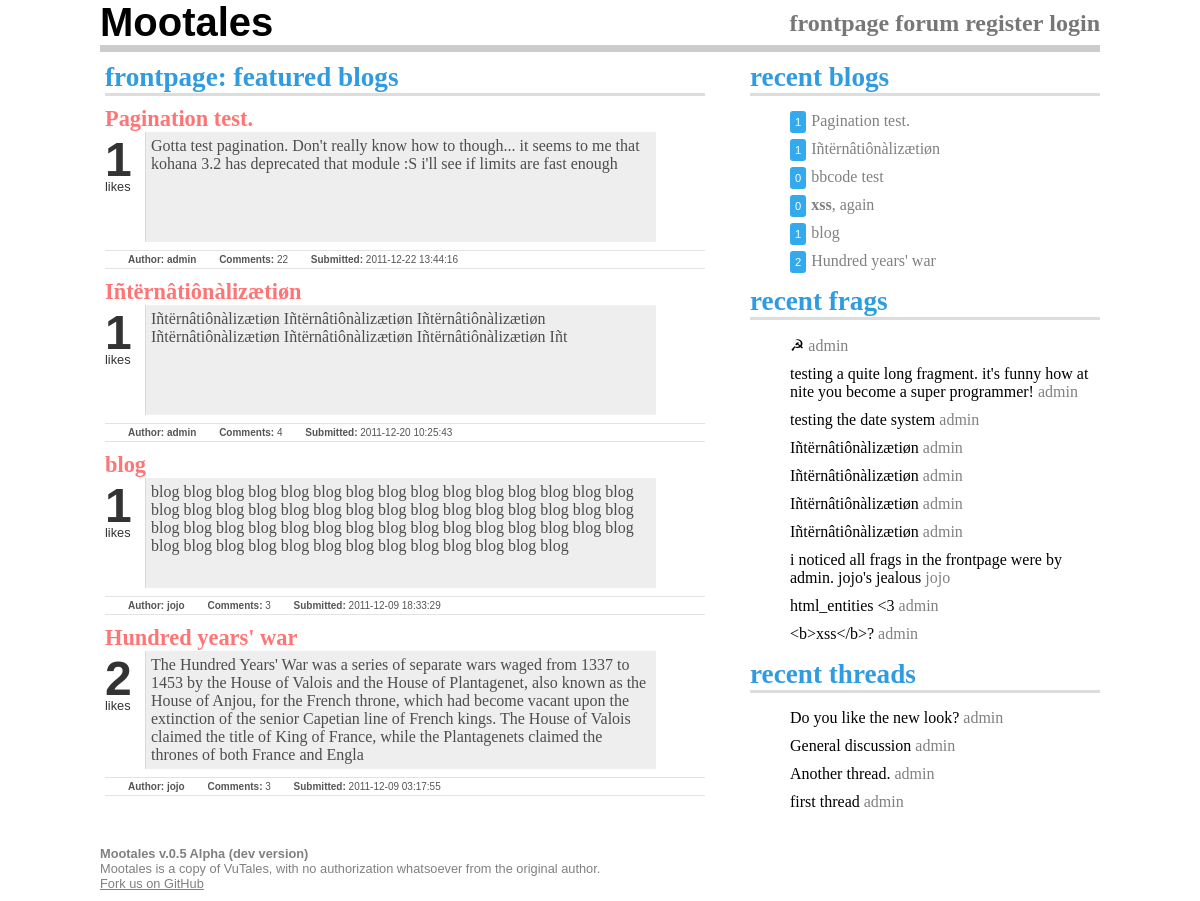
Before: / with the older database file.
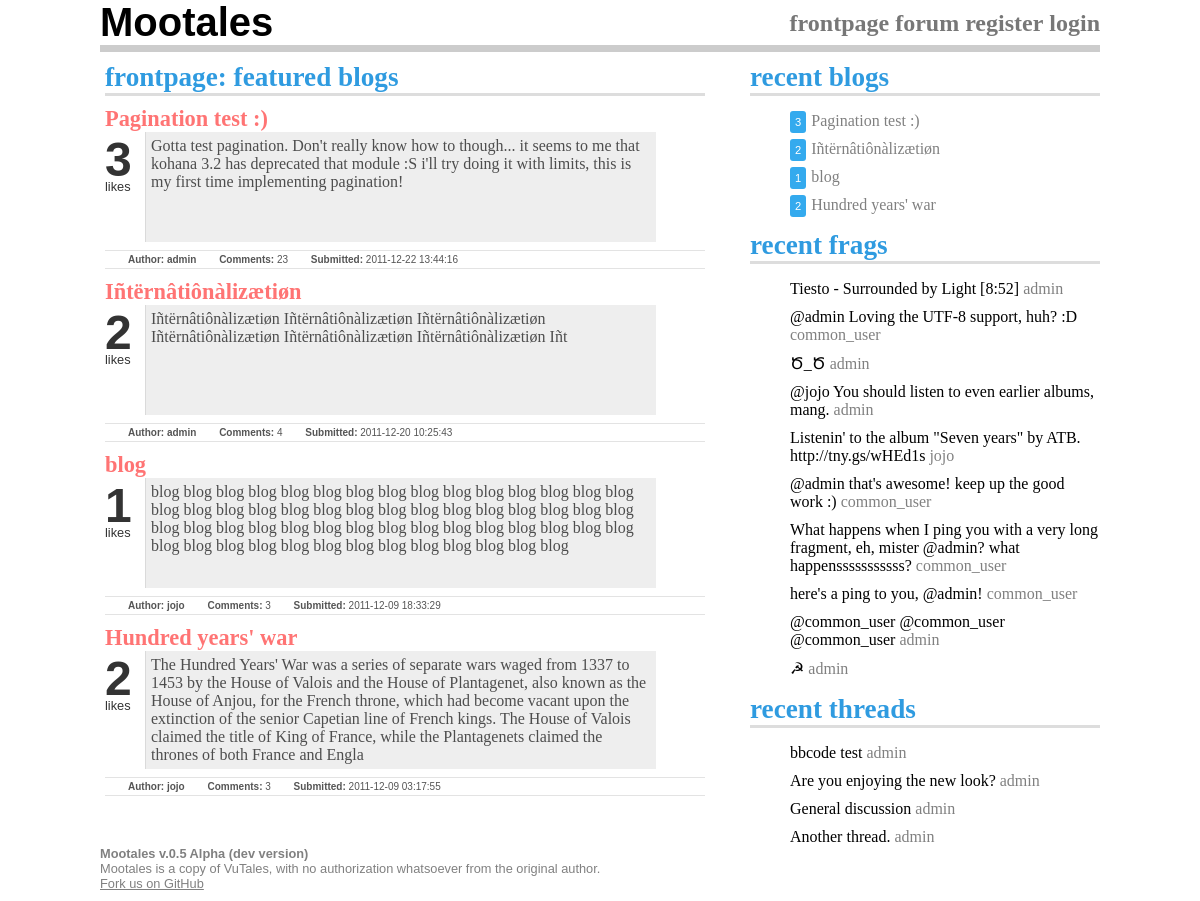
After: the same page with the newer database file.
### tables this page shows
CREATE TABLE IF NOT EXISTS `blogs` (
  `id` int(11) NOT NULL AUTO_INCREMENT,
  `title` varchar(140) NOT NULL,
  `content` text NOT NULL,
  `tags` varchar(200) NOT NULL,
  `author_id` int(11) NOT NULL,
  `time_posted` datetime NOT NULL,
  `amount_votes` int(11) NOT NULL DEFAULT '0',
  `amount_comments` int(11) NOT NULL DEFAULT '0',
  PRIMARY KEY (`id`)
);

CREATE TABLE IF NOT EXISTS `fragments` (
  `id` int(11) NOT NULL AUTO_INCREMENT,
  `content` varchar(300) NOT NULL,
  `author_id` int(11) NOT NULL,
  `when` datetime NOT NULL,
  PRIMARY KEY (`id`)
);

CREATE TABLE IF NOT EXISTS `forum_threads` (
  `id` int(11) NOT NULL AUTO_INCREMENT,
  `author_id` int(11) NOT NULL,
  `category_id` int(11) NOT NULL,
  `title` varchar(200) NOT NULL,
  `content` text NOT NULL,
  `time_posted` datetime NOT NULL,
  `last_active` datetime NOT NULL,
  `sticky` tinyint(1) NOT NULL DEFAULT '0',
  `closed` tinyint(1) NOT NULL DEFAULT '0',
  `amount_comments` int(11) NOT NULL DEFAULT '0',
  PRIMARY KEY (`id`)
);

### application/views/home.php (the view, shortened to what the changed rows need)
		<div class="sidebar">
			<div class="recent_blogs">
				<ul>
<?php foreach ($recent_blogs as $blog):
?>
					<li><span class="like_count"><?php echo $blog['amount_votes']; ?></span><?php echo Link::blog($blog['id'],$blog['title'],$blog['title']);?></li>
<?php endforeach; ?>
				</ul>
			</div>
			<div class="recent_frags">
				<ul>
<?php foreach ($recent_frags as $frag): ?>
					<li><?php echo Link::fragment($frag['id'],$frag['content'],"frag_link"); ?> <?php echo Link::user($users_data[$frag['author_id']]); ?>
<?php endforeach; ?>
				</ul>
			</div>
			<div class="recent_threads">
				<ul>
<?php foreach($recent_threads as $thread): ?>
					<li><?php echo Link::thread($thread['id'],$thread['title'],$thread['title'],'','thread_link');?>&nbsp;<?php echo Link::user($users_data[$thread['author_id']]);?></li>
<?php endforeach; ?>
				</ul>
			</div>
		</div>
		<div class="main_wrap">
<?php foreach ($best_blogs as $blog): ?>
			<div class="blog">
				<h4 class="blog_title"><?php echo Link::blog($blog['id'],$blog['title'],$blog['title']);?></li></h4>
				<div class="like_wrap">
					<span class="number"><?php echo $blog['amount_votes'];?></span>
					<span class="other">likes</span>
				</div>
				<div class="blog_preview">
<?php echo BBCode::parse(substr($blog['content'],0,400)); ?>
				</div>
				<div class="blog_info"><span class="bold">Author:</span> <?php echo Link::user($users_data[$blog['author_id']]); ?> <span class="bold">Comments:</span> <?php echo $blog['amount_comments']; ?> <span class="bold">Submitted:</span> <?php echo $blog['time_posted']; ?></div>
			</div>
<?php endforeach; ?>
		</div>

### system/classes/kohana/html.php (shortened to what the changed rows need)
<?php defined('SYSPATH') or die('No direct script access.');
class Kohana_HTML {
	public static $attribute_order = array
	(
		'action',
		'method',
		'type',
		'id',
		'name',
		'value',
		'href',
		'src',
		'width',
		'height',
		'cols',
		'rows',
		'size',
		'maxlength',
		'rel',
		'media',
		'accept-charset',
		'accept',
		'tabindex',
		'accesskey',
		'alt',
		'title',
		'class',
		'style',
		'selected',
		'checked',
		'readonly',
		'disabled',
	);
	public static $windowed_urls = FALSE;
	public static function chars($value, $double_encode = TRUE)
	{
		return htmlspecialchars( (string) $value, ENT_QUOTES, Kohana::$charset, $double_encode);
	}
	public static function anchor($uri, $title = NULL, array $attributes = NULL, $protocol = NULL, $index = TRUE)
	{
		if ($uri === '')
		{
			$uri = URL::base($protocol, $index);
		}
		else
		{
			if (strpos($uri, '://') !== FALSE)
			{
				if (HTML::$windowed_urls === TRUE AND empty($attributes['target']))
				{
					$attributes['target'] = '_blank';
				}
			}
			elseif ($uri[0] !== '#')
			{
				$uri = URL::site($uri, $protocol, $index);
			}
		}
		$attributes['href'] = $uri;
		return '<a'.HTML::attributes($attributes).'>'.$title.'</a>';
	}
	public static function attributes(array $attributes = NULL)
	{
		$sorted = array();
		foreach (HTML::$attribute_order as $key)
		{
			if (isset($attributes[$key]))
			{
				$sorted[$key] = $attributes[$key];
			}
		}
		$attributes = $sorted + $attributes;
		$compiled = '';
		foreach ($attributes as $key => $value)
		{
			$compiled .= ' '.$key.'="'.HTML::chars($value).'"';
		}
		return $compiled;
	}
}

Changed rows visible on the page:
removed blogs: amount_votes "0", title "bbcode test", shown under "recent blogs"
removed blogs: amount_votes "0", title "xss , again", shown under "recent blogs"
no longer on this page (row unchanged): fragments: content "testing a quite long fragment. it's funny how at nite you become a super programmer! admin"
no longer on this page (row unchanged): fragments: content "testing the date system admin"
no longer on this page (row unchanged): fragments: content "Iñtërnâtiônàlizætiøn admin"
no longer on this page (row unchanged): fragments: content "Iñtërnâtiônàlizætiøn admin"
removed fragments: content "Iñtërnâtiônàlizætiøn admin"
no longer on this page (row unchanged): fragments: content "Iñtërnâtiônàlizætiøn admin"
no longer on this page (row unchanged): fragments: content "i noticed all frags in the frontpage were by admin. jojo's jealous jojo"
no longer on this page (row unchanged): fragments: content "html_entities <3 admin"
no longer on this page (row unchanged): fragments: content "<b>xss</b>? admin"
removed forum_threads: title "first thread admin"
changed blogs: amount_votes "1" → "3"; title "Pagination test." → "Pagination test :)"; title "Pagination test. admin" → "Pagination test :) admin"; content "Gotta test pagination. Don't really know how to though... it seems to me that kohana 3.2 has deprecated that module :S i'll see if limits are fast enough" → "…that module :S i'll try doing it with limits, this is my first time implementing pagination!"; amount_comments "22" → "23"
changed blogs "Iñtërnâtiônàlizætiøn admin": amount_votes "1" → "2"
added fragments: content "Tiesto - Surrounded by Light [8:52] admin"
added fragments: content "@admin Loving the UTF-8 support, huh? :D common_user"
added fragments: content "Ծ_Ծ admin"
added fragments: content "@jojo You should listen to even earlier albums, mang. admin"
added fragments: content "Listenin' to the album \"Seven years\" by ATB. http://tny.gs/wHEd1s jojo"
added fragments: content "@admin that's awesome! keep up the good work :) common_user"
added fragments: content "What happens when I ping you with a very long fragment, eh, mister @admin? what happensssssssssss? common_user"
added fragments: content "here's a ping to you, @admin! common_user"
added fragments: content "@common_user @common_user @common_user admin"
added forum_threads: title "bbcode test admin"
changed forum_threads: title "Do you like the new look? admin" → "Are you enjoying the new look? admin"
